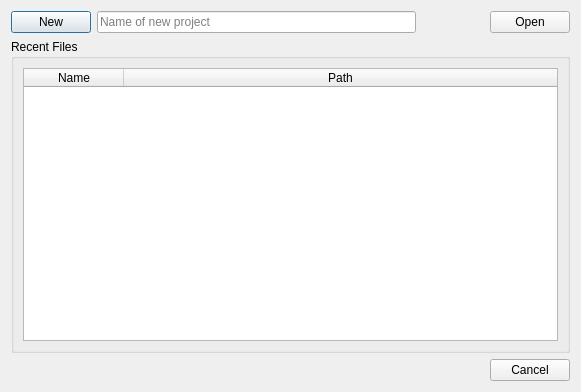
<?xml version="1.0" encoding="UTF-8"?>
<ui version="4.0">
 <class>projectDialog</class>
 <widget class="QDialog" name="projectDialog">
  <property name="geometry">
   <rect>
    <x>0</x>
    <y>0</y>
    <width>581</width>
    <height>392</height>
   </rect>
  </property>
  <property name="windowTitle">
   <string>Project</string>
  </property>
  <layout class="QVBoxLayout" name="verticalLayout">
   <item>
    <layout class="QHBoxLayout" name="horizontalLayout_3">
     <item>
      <widget class="QPushButton" name="newButton">
       <property name="toolTip">
        <string>&lt;html&gt;&lt;head/&gt;&lt;body&gt;&lt;p&gt;Create a new project using name edit or directory browse&lt;/p&gt;&lt;/body&gt;&lt;/html&gt;</string>
       </property>
       <property name="whatsThis">
        <string>&lt;html&gt;&lt;head/&gt;&lt;body&gt;&lt;p&gt;Create a new project using name edit or directory browse&lt;/p&gt;&lt;/body&gt;&lt;/html&gt;</string>
       </property>
       <property name="text">
        <string>New</string>
       </property>
      </widget>
     </item>
     <item>
      <widget class="QLineEdit" name="newNameEdit">
       <property name="enabled">
        <bool>true</bool>
       </property>
       <property name="toolTip">
        <string>&lt;html&gt;&lt;head/&gt;&lt;body&gt;&lt;p&gt;Name of new project to be created in the default project location. If this is empty when the new button is pressed, a directory browser will be presented and you can browse to an empty directory for your new project. If the default project location has not been set or is an invalid directory this will be disabled.&lt;/p&gt;&lt;/body&gt;&lt;/html&gt;</string>
       </property>
       <property name="whatsThis">
        <string>&lt;html&gt;&lt;head/&gt;&lt;body&gt;&lt;p&gt;Name of new project to be created in the default project location. If this is empty when the new button is pressed, a directory browser will be presented and you can browse to an empty directory for your new project. If the default project location has not been set or is an invalid directory this will be disabled.&lt;/p&gt;&lt;/body&gt;&lt;/html&gt;</string>
       </property>
       <property name="placeholderText">
        <string>Name of new project</string>
       </property>
      </widget>
     </item>
     <item>
      <spacer name="horizontalSpacer">
       <property name="orientation">
        <enum>Qt::Horizontal</enum>
       </property>
       <property name="sizeType">
        <enum>QSizePolicy::Fixed</enum>
       </property>
       <property name="sizeHint" stdset="0">
        <size>
         <width>68</width>
         <height>20</height>
        </size>
       </property>
      </spacer>
     </item>
     <item>
      <widget class="QPushButton" name="openButton">
       <property name="toolTip">
        <string>Open an existing project</string>
       </property>
       <property name="whatsThis">
        <string>Open an existing project</string>
       </property>
       <property name="text">
        <string>Open</string>
       </property>
      </widget>
     </item>
    </layout>
   </item>
   <item>
    <widget class="QGroupBox" name="recentGroupBox">
     <property name="title">
      <string>Recent Files</string>
     </property>
     <layout class="QHBoxLayout" name="horizontalLayout">
      <item>
       <widget class="QTableWidget" name="recentTableWidget">
        <property name="toolTip">
         <string>List of recently opened projects</string>
        </property>
        <property name="whatsThis">
         <string>List of recently opened projects</string>
        </property>
        <attribute name="horizontalHeaderStretchLastSection">
         <bool>true</bool>
        </attribute>
        <column>
         <property name="text">
          <string>Name</string>
         </property>
        </column>
        <column>
         <property name="text">
          <string>Path</string>
         </property>
        </column>
       </widget>
      </item>
     </layout>
    </widget>
   </item>
   <item>
    <widget class="QDialogButtonBox" name="buttonBox">
     <property name="orientation">
      <enum>Qt::Horizontal</enum>
     </property>
     <property name="standardButtons">
      <set>QDialogButtonBox::Cancel</set>
     </property>
    </widget>
   </item>
  </layout>
 </widget>
 <tabstops>
  <tabstop>newNameEdit</tabstop>
  <tabstop>newButton</tabstop>
  <tabstop>openButton</tabstop>
  <tabstop>recentTableWidget</tabstop>
  <tabstop>recentTableWidget_2</tabstop>
 </tabstops>
 <resources/>
 <connections>
  <connection>
   <sender>buttonBox</sender>
   <signal>accepted()</signal>
   <receiver>projectDialog</receiver>
   <slot>accept()</slot>
   <hints>
    <hint type="sourcelabel">
     <x>444</x>
     <y>385</y>
    </hint>
    <hint type="destinationlabel">
     <x>157</x>
     <y>274</y>
    </hint>
   </hints>
  </connection>
  <connection>
   <sender>buttonBox</sender>
   <signal>rejected()</signal>
   <receiver>projectDialog</receiver>
   <slot>reject()</slot>
   <hints>
    <hint type="sourcelabel">
     <x>512</x>
     <y>385</y>
    </hint>
    <hint type="destinationlabel">
     <x>286</x>
     <y>274</y>
    </hint>
   </hints>
  </connection>
 </connections>
</ui>
